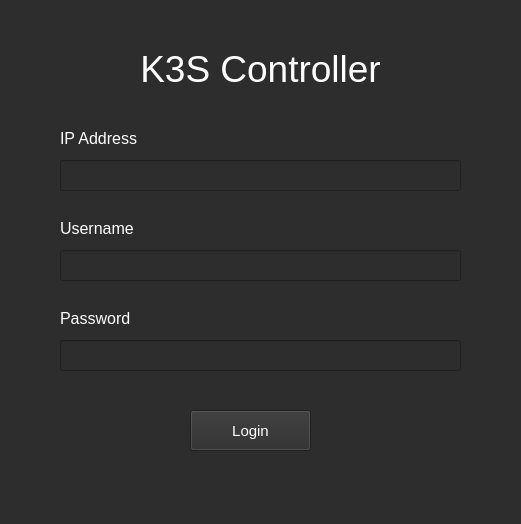
<?xml version="1.0" encoding="UTF-8"?>
<ui version="4.0">
 <class>LoginPage</class>
 <widget class="QMainWindow" name="LoginPage">
  <property name="windowModality">
   <enum>Qt::NonModal</enum>
  </property>
  <property name="enabled">
   <bool>true</bool>
  </property>
  <property name="geometry">
   <rect>
    <x>0</x>
    <y>0</y>
    <width>521</width>
    <height>524</height>
   </rect>
  </property>
  <property name="sizePolicy">
   <sizepolicy hsizetype="Fixed" vsizetype="Fixed">
    <horstretch>0</horstretch>
    <verstretch>0</verstretch>
   </sizepolicy>
  </property>
  <property name="minimumSize">
   <size>
    <width>521</width>
    <height>524</height>
   </size>
  </property>
  <property name="maximumSize">
   <size>
    <width>521</width>
    <height>524</height>
   </size>
  </property>
  <property name="focusPolicy">
   <enum>Qt::StrongFocus</enum>
  </property>
  <property name="windowTitle">
   <string>MainWindow</string>
  </property>
  <property name="styleSheet">
   <string notr="true">background-color: rgb(45, 45, 45);</string>
  </property>
  <widget class="QWidget" name="centralwidget">
   <widget class="QLabel" name="SDNControllerLabel">
    <property name="geometry">
     <rect>
      <x>0</x>
      <y>40</y>
      <width>521</width>
      <height>57</height>
     </rect>
    </property>
    <property name="palette">
     <palette>
      <active>
       <colorrole role="WindowText">
        <brush brushstyle="SolidPattern">
         <color alpha="255">
          <red>255</red>
          <green>255</green>
          <blue>255</blue>
         </color>
        </brush>
       </colorrole>
       <colorrole role="Button">
        <brush brushstyle="SolidPattern">
         <color alpha="255">
          <red>45</red>
          <green>45</green>
          <blue>45</blue>
         </color>
        </brush>
       </colorrole>
       <colorrole role="Light">
        <brush brushstyle="SolidPattern">
         <color alpha="255">
          <red>255</red>
          <green>255</green>
          <blue>255</blue>
         </color>
        </brush>
       </colorrole>
       <colorrole role="Midlight">
        <brush brushstyle="SolidPattern">
         <color alpha="255">
          <red>255</red>
          <green>255</green>
          <blue>255</blue>
         </color>
        </brush>
       </colorrole>
       <colorrole role="Dark">
        <brush brushstyle="SolidPattern">
         <color alpha="255">
          <red>127</red>
          <green>127</green>
          <blue>127</blue>
         </color>
        </brush>
       </colorrole>
       <colorrole role="Mid">
        <brush brushstyle="SolidPattern">
         <color alpha="255">
          <red>170</red>
          <green>170</green>
          <blue>170</blue>
         </color>
        </brush>
       </colorrole>
       <colorrole role="Text">
        <brush brushstyle="SolidPattern">
         <color alpha="255">
          <red>0</red>
          <green>0</green>
          <blue>0</blue>
         </color>
        </brush>
       </colorrole>
       <colorrole role="BrightText">
        <brush brushstyle="SolidPattern">
         <color alpha="255">
          <red>255</red>
          <green>255</green>
          <blue>255</blue>
         </color>
        </brush>
       </colorrole>
       <colorrole role="ButtonText">
        <brush brushstyle="SolidPattern">
         <color alpha="255">
          <red>0</red>
          <green>0</green>
          <blue>0</blue>
         </color>
        </brush>
       </colorrole>
       <colorrole role="Base">
        <brush brushstyle="SolidPattern">
         <color alpha="255">
          <red>45</red>
          <green>45</green>
          <blue>45</blue>
         </color>
        </brush>
       </colorrole>
       <colorrole role="Window">
        <brush brushstyle="SolidPattern">
         <color alpha="255">
          <red>45</red>
          <green>45</green>
          <blue>45</blue>
         </color>
        </brush>
       </colorrole>
       <colorrole role="Shadow">
        <brush brushstyle="SolidPattern">
         <color alpha="255">
          <red>0</red>
          <green>0</green>
          <blue>0</blue>
         </color>
        </brush>
       </colorrole>
       <colorrole role="AlternateBase">
        <brush brushstyle="SolidPattern">
         <color alpha="255">
          <red>255</red>
          <green>255</green>
          <blue>255</blue>
         </color>
        </brush>
       </colorrole>
       <colorrole role="ToolTipBase">
        <brush brushstyle="SolidPattern">
         <color alpha="255">
          <red>255</red>
          <green>255</green>
          <blue>220</blue>
         </color>
        </brush>
       </colorrole>
       <colorrole role="ToolTipText">
        <brush brushstyle="SolidPattern">
         <color alpha="255">
          <red>0</red>
          <green>0</green>
          <blue>0</blue>
         </color>
        </brush>
       </colorrole>
      </active>
      <inactive>
       <colorrole role="WindowText">
        <brush brushstyle="SolidPattern">
         <color alpha="255">
          <red>255</red>
          <green>255</green>
          <blue>255</blue>
         </color>
        </brush>
       </colorrole>
       <colorrole role="Button">
        <brush brushstyle="SolidPattern">
         <color alpha="255">
          <red>45</red>
          <green>45</green>
          <blue>45</blue>
         </color>
        </brush>
       </colorrole>
       <colorrole role="Light">
        <brush brushstyle="SolidPattern">
         <color alpha="255">
          <red>255</red>
          <green>255</green>
          <blue>255</blue>
         </color>
        </brush>
       </colorrole>
       <colorrole role="Midlight">
        <brush brushstyle="SolidPattern">
         <color alpha="255">
          <red>255</red>
          <green>255</green>
          <blue>255</blue>
         </color>
        </brush>
       </colorrole>
       <colorrole role="Dark">
        <brush brushstyle="SolidPattern">
         <color alpha="255">
          <red>127</red>
          <green>127</green>
          <blue>127</blue>
         </color>
        </brush>
       </colorrole>
       <colorrole role="Mid">
        <brush brushstyle="SolidPattern">
         <color alpha="255">
          <red>170</red>
          <green>170</green>
          <blue>170</blue>
         </color>
        </brush>
       </colorrole>
       <colorrole role="Text">
        <brush brushstyle="SolidPattern">
         <color alpha="255">
          <red>0</red>
          <green>0</green>
          <blue>0</blue>
         </color>
        </brush>
       </colorrole>
       <colorrole role="BrightText">
        <brush brushstyle="SolidPattern">
         <color alpha="255">
          <red>255</red>
          <green>255</green>
          <blue>255</blue>
         </color>
        </brush>
       </colorrole>
       <colorrole role="ButtonText">
        <brush brushstyle="SolidPattern">
         <color alpha="255">
          <red>0</red>
          <green>0</green>
          <blue>0</blue>
         </color>
        </brush>
       </colorrole>
       <colorrole role="Base">
        <brush brushstyle="SolidPattern">
         <color alpha="255">
          <red>45</red>
          <green>45</green>
          <blue>45</blue>
         </color>
        </brush>
       </colorrole>
       <colorrole role="Window">
        <brush brushstyle="SolidPattern">
         <color alpha="255">
          <red>45</red>
          <green>45</green>
          <blue>45</blue>
         </color>
        </brush>
       </colorrole>
       <colorrole role="Shadow">
        <brush brushstyle="SolidPattern">
         <color alpha="255">
          <red>0</red>
          <green>0</green>
          <blue>0</blue>
         </color>
        </brush>
       </colorrole>
       <colorrole role="AlternateBase">
        <brush brushstyle="SolidPattern">
         <color alpha="255">
          <red>255</red>
          <green>255</green>
          <blue>255</blue>
         </color>
        </brush>
       </colorrole>
       <colorrole role="ToolTipBase">
        <brush brushstyle="SolidPattern">
         <color alpha="255">
          <red>255</red>
          <green>255</green>
          <blue>220</blue>
         </color>
        </brush>
       </colorrole>
       <colorrole role="ToolTipText">
        <brush brushstyle="SolidPattern">
         <color alpha="255">
          <red>0</red>
          <green>0</green>
          <blue>0</blue>
         </color>
        </brush>
       </colorrole>
      </inactive>
      <disabled>
       <colorrole role="WindowText">
        <brush brushstyle="SolidPattern">
         <color alpha="255">
          <red>127</red>
          <green>127</green>
          <blue>127</blue>
         </color>
        </brush>
       </colorrole>
       <colorrole role="Button">
        <brush brushstyle="SolidPattern">
         <color alpha="255">
          <red>45</red>
          <green>45</green>
          <blue>45</blue>
         </color>
        </brush>
       </colorrole>
       <colorrole role="Light">
        <brush brushstyle="SolidPattern">
         <color alpha="255">
          <red>255</red>
          <green>255</green>
          <blue>255</blue>
         </color>
        </brush>
       </colorrole>
       <colorrole role="Midlight">
        <brush brushstyle="SolidPattern">
         <color alpha="255">
          <red>255</red>
          <green>255</green>
          <blue>255</blue>
         </color>
        </brush>
       </colorrole>
       <colorrole role="Dark">
        <brush brushstyle="SolidPattern">
         <color alpha="255">
          <red>127</red>
          <green>127</green>
          <blue>127</blue>
         </color>
        </brush>
       </colorrole>
       <colorrole role="Mid">
        <brush brushstyle="SolidPattern">
         <color alpha="255">
          <red>170</red>
          <green>170</green>
          <blue>170</blue>
         </color>
        </brush>
       </colorrole>
       <colorrole role="Text">
        <brush brushstyle="SolidPattern">
         <color alpha="255">
          <red>127</red>
          <green>127</green>
          <blue>127</blue>
         </color>
        </brush>
       </colorrole>
       <colorrole role="BrightText">
        <brush brushstyle="SolidPattern">
         <color alpha="255">
          <red>255</red>
          <green>255</green>
          <blue>255</blue>
         </color>
        </brush>
       </colorrole>
       <colorrole role="ButtonText">
        <brush brushstyle="SolidPattern">
         <color alpha="255">
          <red>127</red>
          <green>127</green>
          <blue>127</blue>
         </color>
        </brush>
       </colorrole>
       <colorrole role="Base">
        <brush brushstyle="SolidPattern">
         <color alpha="255">
          <red>45</red>
          <green>45</green>
          <blue>45</blue>
         </color>
        </brush>
       </colorrole>
       <colorrole role="Window">
        <brush brushstyle="SolidPattern">
         <color alpha="255">
          <red>45</red>
          <green>45</green>
          <blue>45</blue>
         </color>
        </brush>
       </colorrole>
       <colorrole role="Shadow">
        <brush brushstyle="SolidPattern">
         <color alpha="255">
          <red>0</red>
          <green>0</green>
          <blue>0</blue>
         </color>
        </brush>
       </colorrole>
       <colorrole role="AlternateBase">
        <brush brushstyle="SolidPattern">
         <color alpha="255">
          <red>255</red>
          <green>255</green>
          <blue>255</blue>
         </color>
        </brush>
       </colorrole>
       <colorrole role="ToolTipBase">
        <brush brushstyle="SolidPattern">
         <color alpha="255">
          <red>255</red>
          <green>255</green>
          <blue>220</blue>
         </color>
        </brush>
       </colorrole>
       <colorrole role="ToolTipText">
        <brush brushstyle="SolidPattern">
         <color alpha="255">
          <red>0</red>
          <green>0</green>
          <blue>0</blue>
         </color>
        </brush>
       </colorrole>
      </disabled>
     </palette>
    </property>
    <property name="font">
     <font>
      <pointsize>28</pointsize>
      <weight>50</weight>
      <bold>false</bold>
      <stylestrategy>PreferDefault</stylestrategy>
     </font>
    </property>
    <property name="layoutDirection">
     <enum>Qt::LeftToRight</enum>
    </property>
    <property name="autoFillBackground">
     <bool>false</bool>
    </property>
    <property name="styleSheet">
     <string notr="true"/>
    </property>
    <property name="text">
     <string>K3S Controller</string>
    </property>
    <property name="alignment">
     <set>Qt::AlignCenter</set>
    </property>
    <property name="indent">
     <number>0</number>
    </property>
   </widget>
   <widget class="QLabel" name="ip_label">
    <property name="geometry">
     <rect>
      <x>60</x>
      <y>130</y>
      <width>101</width>
      <height>16</height>
     </rect>
    </property>
    <property name="palette">
     <palette>
      <active>
       <colorrole role="WindowText">
        <brush brushstyle="SolidPattern">
         <color alpha="255">
          <red>255</red>
          <green>255</green>
          <blue>255</blue>
         </color>
        </brush>
       </colorrole>
       <colorrole role="Button">
        <brush brushstyle="SolidPattern">
         <color alpha="255">
          <red>45</red>
          <green>45</green>
          <blue>45</blue>
         </color>
        </brush>
       </colorrole>
       <colorrole role="Base">
        <brush brushstyle="SolidPattern">
         <color alpha="255">
          <red>45</red>
          <green>45</green>
          <blue>45</blue>
         </color>
        </brush>
       </colorrole>
       <colorrole role="Window">
        <brush brushstyle="SolidPattern">
         <color alpha="255">
          <red>45</red>
          <green>45</green>
          <blue>45</blue>
         </color>
        </brush>
       </colorrole>
      </active>
      <inactive>
       <colorrole role="WindowText">
        <brush brushstyle="SolidPattern">
         <color alpha="255">
          <red>255</red>
          <green>255</green>
          <blue>255</blue>
         </color>
        </brush>
       </colorrole>
       <colorrole role="Button">
        <brush brushstyle="SolidPattern">
         <color alpha="255">
          <red>45</red>
          <green>45</green>
          <blue>45</blue>
         </color>
        </brush>
       </colorrole>
       <colorrole role="Base">
        <brush brushstyle="SolidPattern">
         <color alpha="255">
          <red>45</red>
          <green>45</green>
          <blue>45</blue>
         </color>
        </brush>
       </colorrole>
       <colorrole role="Window">
        <brush brushstyle="SolidPattern">
         <color alpha="255">
          <red>45</red>
          <green>45</green>
          <blue>45</blue>
         </color>
        </brush>
       </colorrole>
      </inactive>
      <disabled>
       <colorrole role="WindowText">
        <brush brushstyle="SolidPattern">
         <color alpha="255">
          <red>120</red>
          <green>120</green>
          <blue>120</blue>
         </color>
        </brush>
       </colorrole>
       <colorrole role="Button">
        <brush brushstyle="SolidPattern">
         <color alpha="255">
          <red>45</red>
          <green>45</green>
          <blue>45</blue>
         </color>
        </brush>
       </colorrole>
       <colorrole role="Base">
        <brush brushstyle="SolidPattern">
         <color alpha="255">
          <red>45</red>
          <green>45</green>
          <blue>45</blue>
         </color>
        </brush>
       </colorrole>
       <colorrole role="Window">
        <brush brushstyle="SolidPattern">
         <color alpha="255">
          <red>45</red>
          <green>45</green>
          <blue>45</blue>
         </color>
        </brush>
       </colorrole>
      </disabled>
     </palette>
    </property>
    <property name="font">
     <font>
      <pointsize>12</pointsize>
     </font>
    </property>
    <property name="text">
     <string>IP Address</string>
    </property>
   </widget>
   <widget class="QPushButton" name="pushButton">
    <property name="geometry">
     <rect>
      <x>190</x>
      <y>410</y>
      <width>121</width>
      <height>41</height>
     </rect>
    </property>
    <property name="palette">
     <palette>
      <active>
       <colorrole role="WindowText">
        <brush brushstyle="SolidPattern">
         <color alpha="255">
          <red>0</red>
          <green>0</green>
          <blue>0</blue>
         </color>
        </brush>
       </colorrole>
       <colorrole role="Button">
        <brush brushstyle="SolidPattern">
         <color alpha="255">
          <red>45</red>
          <green>45</green>
          <blue>45</blue>
         </color>
        </brush>
       </colorrole>
       <colorrole role="Text">
        <brush brushstyle="SolidPattern">
         <color alpha="255">
          <red>255</red>
          <green>255</green>
          <blue>255</blue>
         </color>
        </brush>
       </colorrole>
       <colorrole role="ButtonText">
        <brush brushstyle="SolidPattern">
         <color alpha="255">
          <red>255</red>
          <green>255</green>
          <blue>255</blue>
         </color>
        </brush>
       </colorrole>
       <colorrole role="Base">
        <brush brushstyle="SolidPattern">
         <color alpha="255">
          <red>45</red>
          <green>45</green>
          <blue>45</blue>
         </color>
        </brush>
       </colorrole>
       <colorrole role="Window">
        <brush brushstyle="SolidPattern">
         <color alpha="255">
          <red>45</red>
          <green>45</green>
          <blue>45</blue>
         </color>
        </brush>
       </colorrole>
       <colorrole role="Shadow">
        <brush brushstyle="SolidPattern">
         <color alpha="255">
          <red>255</red>
          <green>255</green>
          <blue>255</blue>
         </color>
        </brush>
       </colorrole>
      </active>
      <inactive>
       <colorrole role="WindowText">
        <brush brushstyle="SolidPattern">
         <color alpha="255">
          <red>0</red>
          <green>0</green>
          <blue>0</blue>
         </color>
        </brush>
       </colorrole>
       <colorrole role="Button">
        <brush brushstyle="SolidPattern">
         <color alpha="255">
          <red>45</red>
          <green>45</green>
          <blue>45</blue>
         </color>
        </brush>
       </colorrole>
       <colorrole role="Text">
        <brush brushstyle="SolidPattern">
         <color alpha="255">
          <red>255</red>
          <green>255</green>
          <blue>255</blue>
         </color>
        </brush>
       </colorrole>
       <colorrole role="ButtonText">
        <brush brushstyle="SolidPattern">
         <color alpha="255">
          <red>255</red>
          <green>255</green>
          <blue>255</blue>
         </color>
        </brush>
       </colorrole>
       <colorrole role="Base">
        <brush brushstyle="SolidPattern">
         <color alpha="255">
          <red>45</red>
          <green>45</green>
          <blue>45</blue>
         </color>
        </brush>
       </colorrole>
       <colorrole role="Window">
        <brush brushstyle="SolidPattern">
         <color alpha="255">
          <red>45</red>
          <green>45</green>
          <blue>45</blue>
         </color>
        </brush>
       </colorrole>
       <colorrole role="Shadow">
        <brush brushstyle="SolidPattern">
         <color alpha="255">
          <red>255</red>
          <green>255</green>
          <blue>255</blue>
         </color>
        </brush>
       </colorrole>
      </inactive>
      <disabled>
       <colorrole role="WindowText">
        <brush brushstyle="SolidPattern">
         <color alpha="255">
          <red>120</red>
          <green>120</green>
          <blue>120</blue>
         </color>
        </brush>
       </colorrole>
       <colorrole role="Button">
        <brush brushstyle="SolidPattern">
         <color alpha="255">
          <red>45</red>
          <green>45</green>
          <blue>45</blue>
         </color>
        </brush>
       </colorrole>
       <colorrole role="Text">
        <brush brushstyle="SolidPattern">
         <color alpha="255">
          <red>120</red>
          <green>120</green>
          <blue>120</blue>
         </color>
        </brush>
       </colorrole>
       <colorrole role="ButtonText">
        <brush brushstyle="SolidPattern">
         <color alpha="255">
          <red>120</red>
          <green>120</green>
          <blue>120</blue>
         </color>
        </brush>
       </colorrole>
       <colorrole role="Base">
        <brush brushstyle="SolidPattern">
         <color alpha="255">
          <red>45</red>
          <green>45</green>
          <blue>45</blue>
         </color>
        </brush>
       </colorrole>
       <colorrole role="Window">
        <brush brushstyle="SolidPattern">
         <color alpha="255">
          <red>45</red>
          <green>45</green>
          <blue>45</blue>
         </color>
        </brush>
       </colorrole>
       <colorrole role="Shadow">
        <brush brushstyle="SolidPattern">
         <color alpha="255">
          <red>255</red>
          <green>255</green>
          <blue>255</blue>
         </color>
        </brush>
       </colorrole>
      </disabled>
     </palette>
    </property>
    <property name="font">
     <font>
      <pointsize>11</pointsize>
     </font>
    </property>
    <property name="focusPolicy">
     <enum>Qt::ClickFocus</enum>
    </property>
    <property name="text">
     <string>Login</string>
    </property>
    <property name="autoDefault">
     <bool>false</bool>
    </property>
    <property name="default">
     <bool>false</bool>
    </property>
    <property name="flat">
     <bool>false</bool>
    </property>
   </widget>
   <widget class="QLineEdit" name="ip_add">
    <property name="geometry">
     <rect>
      <x>60</x>
      <y>160</y>
      <width>401</width>
      <height>31</height>
     </rect>
    </property>
    <property name="palette">
     <palette>
      <active>
       <colorrole role="Button">
        <brush brushstyle="SolidPattern">
         <color alpha="255">
          <red>45</red>
          <green>45</green>
          <blue>45</blue>
         </color>
        </brush>
       </colorrole>
       <colorrole role="Text">
        <brush brushstyle="SolidPattern">
         <color alpha="255">
          <red>255</red>
          <green>255</green>
          <blue>255</blue>
         </color>
        </brush>
       </colorrole>
       <colorrole role="Base">
        <brush brushstyle="SolidPattern">
         <color alpha="255">
          <red>45</red>
          <green>45</green>
          <blue>45</blue>
         </color>
        </brush>
       </colorrole>
       <colorrole role="Window">
        <brush brushstyle="SolidPattern">
         <color alpha="255">
          <red>45</red>
          <green>45</green>
          <blue>45</blue>
         </color>
        </brush>
       </colorrole>
      </active>
      <inactive>
       <colorrole role="Button">
        <brush brushstyle="SolidPattern">
         <color alpha="255">
          <red>45</red>
          <green>45</green>
          <blue>45</blue>
         </color>
        </brush>
       </colorrole>
       <colorrole role="Text">
        <brush brushstyle="SolidPattern">
         <color alpha="255">
          <red>255</red>
          <green>255</green>
          <blue>255</blue>
         </color>
        </brush>
       </colorrole>
       <colorrole role="Base">
        <brush brushstyle="SolidPattern">
         <color alpha="255">
          <red>45</red>
          <green>45</green>
          <blue>45</blue>
         </color>
        </brush>
       </colorrole>
       <colorrole role="Window">
        <brush brushstyle="SolidPattern">
         <color alpha="255">
          <red>45</red>
          <green>45</green>
          <blue>45</blue>
         </color>
        </brush>
       </colorrole>
      </inactive>
      <disabled>
       <colorrole role="Button">
        <brush brushstyle="SolidPattern">
         <color alpha="255">
          <red>45</red>
          <green>45</green>
          <blue>45</blue>
         </color>
        </brush>
       </colorrole>
       <colorrole role="Text">
        <brush brushstyle="SolidPattern">
         <color alpha="255">
          <red>120</red>
          <green>120</green>
          <blue>120</blue>
         </color>
        </brush>
       </colorrole>
       <colorrole role="Base">
        <brush brushstyle="SolidPattern">
         <color alpha="255">
          <red>45</red>
          <green>45</green>
          <blue>45</blue>
         </color>
        </brush>
       </colorrole>
       <colorrole role="Window">
        <brush brushstyle="SolidPattern">
         <color alpha="255">
          <red>45</red>
          <green>45</green>
          <blue>45</blue>
         </color>
        </brush>
       </colorrole>
      </disabled>
     </palette>
    </property>
    <property name="font">
     <font>
      <kerning>true</kerning>
     </font>
    </property>
    <property name="text">
     <string/>
    </property>
    <property name="echoMode">
     <enum>QLineEdit::Normal</enum>
    </property>
   </widget>
   <widget class="QLineEdit" name="username">
    <property name="geometry">
     <rect>
      <x>60</x>
      <y>250</y>
      <width>401</width>
      <height>31</height>
     </rect>
    </property>
    <property name="palette">
     <palette>
      <active>
       <colorrole role="Button">
        <brush brushstyle="SolidPattern">
         <color alpha="255">
          <red>45</red>
          <green>45</green>
          <blue>45</blue>
         </color>
        </brush>
       </colorrole>
       <colorrole role="Text">
        <brush brushstyle="SolidPattern">
         <color alpha="255">
          <red>255</red>
          <green>255</green>
          <blue>255</blue>
         </color>
        </brush>
       </colorrole>
       <colorrole role="Base">
        <brush brushstyle="SolidPattern">
         <color alpha="255">
          <red>45</red>
          <green>45</green>
          <blue>45</blue>
         </color>
        </brush>
       </colorrole>
       <colorrole role="Window">
        <brush brushstyle="SolidPattern">
         <color alpha="255">
          <red>45</red>
          <green>45</green>
          <blue>45</blue>
         </color>
        </brush>
       </colorrole>
      </active>
      <inactive>
       <colorrole role="Button">
        <brush brushstyle="SolidPattern">
         <color alpha="255">
          <red>45</red>
          <green>45</green>
          <blue>45</blue>
         </color>
        </brush>
       </colorrole>
       <colorrole role="Text">
        <brush brushstyle="SolidPattern">
         <color alpha="255">
          <red>255</red>
          <green>255</green>
          <blue>255</blue>
         </color>
        </brush>
       </colorrole>
       <colorrole role="Base">
        <brush brushstyle="SolidPattern">
         <color alpha="255">
          <red>45</red>
          <green>45</green>
          <blue>45</blue>
         </color>
        </brush>
       </colorrole>
       <colorrole role="Window">
        <brush brushstyle="SolidPattern">
         <color alpha="255">
          <red>45</red>
          <green>45</green>
          <blue>45</blue>
         </color>
        </brush>
       </colorrole>
      </inactive>
      <disabled>
       <colorrole role="Button">
        <brush brushstyle="SolidPattern">
         <color alpha="255">
          <red>45</red>
          <green>45</green>
          <blue>45</blue>
         </color>
        </brush>
       </colorrole>
       <colorrole role="Text">
        <brush brushstyle="SolidPattern">
         <color alpha="255">
          <red>120</red>
          <green>120</green>
          <blue>120</blue>
         </color>
        </brush>
       </colorrole>
       <colorrole role="Base">
        <brush brushstyle="SolidPattern">
         <color alpha="255">
          <red>45</red>
          <green>45</green>
          <blue>45</blue>
         </color>
        </brush>
       </colorrole>
       <colorrole role="Window">
        <brush brushstyle="SolidPattern">
         <color alpha="255">
          <red>45</red>
          <green>45</green>
          <blue>45</blue>
         </color>
        </brush>
       </colorrole>
      </disabled>
     </palette>
    </property>
    <property name="font">
     <font>
      <kerning>true</kerning>
     </font>
    </property>
    <property name="text">
     <string/>
    </property>
    <property name="echoMode">
     <enum>QLineEdit::Normal</enum>
    </property>
   </widget>
   <widget class="QLabel" name="username_label">
    <property name="geometry">
     <rect>
      <x>60</x>
      <y>220</y>
      <width>101</width>
      <height>16</height>
     </rect>
    </property>
    <property name="palette">
     <palette>
      <active>
       <colorrole role="WindowText">
        <brush brushstyle="SolidPattern">
         <color alpha="255">
          <red>255</red>
          <green>255</green>
          <blue>255</blue>
         </color>
        </brush>
       </colorrole>
       <colorrole role="Button">
        <brush brushstyle="SolidPattern">
         <color alpha="255">
          <red>45</red>
          <green>45</green>
          <blue>45</blue>
         </color>
        </brush>
       </colorrole>
       <colorrole role="Base">
        <brush brushstyle="SolidPattern">
         <color alpha="255">
          <red>45</red>
          <green>45</green>
          <blue>45</blue>
         </color>
        </brush>
       </colorrole>
       <colorrole role="Window">
        <brush brushstyle="SolidPattern">
         <color alpha="255">
          <red>45</red>
          <green>45</green>
          <blue>45</blue>
         </color>
        </brush>
       </colorrole>
      </active>
      <inactive>
       <colorrole role="WindowText">
        <brush brushstyle="SolidPattern">
         <color alpha="255">
          <red>255</red>
          <green>255</green>
          <blue>255</blue>
         </color>
        </brush>
       </colorrole>
       <colorrole role="Button">
        <brush brushstyle="SolidPattern">
         <color alpha="255">
          <red>45</red>
          <green>45</green>
          <blue>45</blue>
         </color>
        </brush>
       </colorrole>
       <colorrole role="Base">
        <brush brushstyle="SolidPattern">
         <color alpha="255">
          <red>45</red>
          <green>45</green>
          <blue>45</blue>
         </color>
        </brush>
       </colorrole>
       <colorrole role="Window">
        <brush brushstyle="SolidPattern">
         <color alpha="255">
          <red>45</red>
          <green>45</green>
          <blue>45</blue>
         </color>
        </brush>
       </colorrole>
      </inactive>
      <disabled>
       <colorrole role="WindowText">
        <brush brushstyle="SolidPattern">
         <color alpha="255">
          <red>120</red>
          <green>120</green>
          <blue>120</blue>
         </color>
        </brush>
       </colorrole>
       <colorrole role="Button">
        <brush brushstyle="SolidPattern">
         <color alpha="255">
          <red>45</red>
          <green>45</green>
          <blue>45</blue>
         </color>
        </brush>
       </colorrole>
       <colorrole role="Base">
        <brush brushstyle="SolidPattern">
         <color alpha="255">
          <red>45</red>
          <green>45</green>
          <blue>45</blue>
         </color>
        </brush>
       </colorrole>
       <colorrole role="Window">
        <brush brushstyle="SolidPattern">
         <color alpha="255">
          <red>45</red>
          <green>45</green>
          <blue>45</blue>
         </color>
        </brush>
       </colorrole>
      </disabled>
     </palette>
    </property>
    <property name="font">
     <font>
      <pointsize>12</pointsize>
     </font>
    </property>
    <property name="text">
     <string>Username</string>
    </property>
   </widget>
   <widget class="QLineEdit" name="password">
    <property name="geometry">
     <rect>
      <x>60</x>
      <y>340</y>
      <width>401</width>
      <height>31</height>
     </rect>
    </property>
    <property name="palette">
     <palette>
      <active>
       <colorrole role="Button">
        <brush brushstyle="SolidPattern">
         <color alpha="255">
          <red>45</red>
          <green>45</green>
          <blue>45</blue>
         </color>
        </brush>
       </colorrole>
       <colorrole role="Text">
        <brush brushstyle="SolidPattern">
         <color alpha="255">
          <red>255</red>
          <green>255</green>
          <blue>255</blue>
         </color>
        </brush>
       </colorrole>
       <colorrole role="Base">
        <brush brushstyle="SolidPattern">
         <color alpha="255">
          <red>45</red>
          <green>45</green>
          <blue>45</blue>
         </color>
        </brush>
       </colorrole>
       <colorrole role="Window">
        <brush brushstyle="SolidPattern">
         <color alpha="255">
          <red>45</red>
          <green>45</green>
          <blue>45</blue>
         </color>
        </brush>
       </colorrole>
      </active>
      <inactive>
       <colorrole role="Button">
        <brush brushstyle="SolidPattern">
         <color alpha="255">
          <red>45</red>
          <green>45</green>
          <blue>45</blue>
         </color>
        </brush>
       </colorrole>
       <colorrole role="Text">
        <brush brushstyle="SolidPattern">
         <color alpha="255">
          <red>255</red>
          <green>255</green>
          <blue>255</blue>
         </color>
        </brush>
       </colorrole>
       <colorrole role="Base">
        <brush brushstyle="SolidPattern">
         <color alpha="255">
          <red>45</red>
          <green>45</green>
          <blue>45</blue>
         </color>
        </brush>
       </colorrole>
       <colorrole role="Window">
        <brush brushstyle="SolidPattern">
         <color alpha="255">
          <red>45</red>
          <green>45</green>
          <blue>45</blue>
         </color>
        </brush>
       </colorrole>
      </inactive>
      <disabled>
       <colorrole role="Button">
        <brush brushstyle="SolidPattern">
         <color alpha="255">
          <red>45</red>
          <green>45</green>
          <blue>45</blue>
         </color>
        </brush>
       </colorrole>
       <colorrole role="Text">
        <brush brushstyle="SolidPattern">
         <color alpha="255">
          <red>120</red>
          <green>120</green>
          <blue>120</blue>
         </color>
        </brush>
       </colorrole>
       <colorrole role="Base">
        <brush brushstyle="SolidPattern">
         <color alpha="255">
          <red>45</red>
          <green>45</green>
          <blue>45</blue>
         </color>
        </brush>
       </colorrole>
       <colorrole role="Window">
        <brush brushstyle="SolidPattern">
         <color alpha="255">
          <red>45</red>
          <green>45</green>
          <blue>45</blue>
         </color>
        </brush>
       </colorrole>
      </disabled>
     </palette>
    </property>
    <property name="font">
     <font>
      <kerning>true</kerning>
     </font>
    </property>
    <property name="text">
     <string/>
    </property>
    <property name="echoMode">
     <enum>QLineEdit::Password</enum>
    </property>
   </widget>
   <widget class="QLabel" name="username_label_2">
    <property name="geometry">
     <rect>
      <x>60</x>
      <y>310</y>
      <width>101</width>
      <height>16</height>
     </rect>
    </property>
    <property name="palette">
     <palette>
      <active>
       <colorrole role="WindowText">
        <brush brushstyle="SolidPattern">
         <color alpha="255">
          <red>255</red>
          <green>255</green>
          <blue>255</blue>
         </color>
        </brush>
       </colorrole>
       <colorrole role="Button">
        <brush brushstyle="SolidPattern">
         <color alpha="255">
          <red>45</red>
          <green>45</green>
          <blue>45</blue>
         </color>
        </brush>
       </colorrole>
       <colorrole role="Base">
        <brush brushstyle="SolidPattern">
         <color alpha="255">
          <red>45</red>
          <green>45</green>
          <blue>45</blue>
         </color>
        </brush>
       </colorrole>
       <colorrole role="Window">
        <brush brushstyle="SolidPattern">
         <color alpha="255">
          <red>45</red>
          <green>45</green>
          <blue>45</blue>
         </color>
        </brush>
       </colorrole>
      </active>
      <inactive>
       <colorrole role="WindowText">
        <brush brushstyle="SolidPattern">
         <color alpha="255">
          <red>255</red>
          <green>255</green>
          <blue>255</blue>
         </color>
        </brush>
       </colorrole>
       <colorrole role="Button">
        <brush brushstyle="SolidPattern">
         <color alpha="255">
          <red>45</red>
          <green>45</green>
          <blue>45</blue>
         </color>
        </brush>
       </colorrole>
       <colorrole role="Base">
        <brush brushstyle="SolidPattern">
         <color alpha="255">
          <red>45</red>
          <green>45</green>
          <blue>45</blue>
         </color>
        </brush>
       </colorrole>
       <colorrole role="Window">
        <brush brushstyle="SolidPattern">
         <color alpha="255">
          <red>45</red>
          <green>45</green>
          <blue>45</blue>
         </color>
        </brush>
       </colorrole>
      </inactive>
      <disabled>
       <colorrole role="WindowText">
        <brush brushstyle="SolidPattern">
         <color alpha="255">
          <red>120</red>
          <green>120</green>
          <blue>120</blue>
         </color>
        </brush>
       </colorrole>
       <colorrole role="Button">
        <brush brushstyle="SolidPattern">
         <color alpha="255">
          <red>45</red>
          <green>45</green>
          <blue>45</blue>
         </color>
        </brush>
       </colorrole>
       <colorrole role="Base">
        <brush brushstyle="SolidPattern">
         <color alpha="255">
          <red>45</red>
          <green>45</green>
          <blue>45</blue>
         </color>
        </brush>
       </colorrole>
       <colorrole role="Window">
        <brush brushstyle="SolidPattern">
         <color alpha="255">
          <red>45</red>
          <green>45</green>
          <blue>45</blue>
         </color>
        </brush>
       </colorrole>
      </disabled>
     </palette>
    </property>
    <property name="font">
     <font>
      <pointsize>12</pointsize>
     </font>
    </property>
    <property name="text">
     <string>Password</string>
    </property>
   </widget>
  </widget>
 </widget>
 <resources/>
 <connections/>
</ui>
